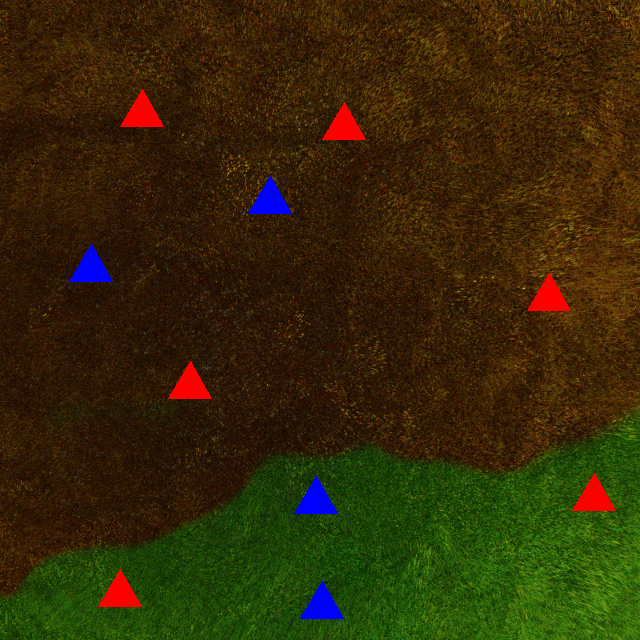
#> input picture 1.png, 640 x 640 px
$ python Main.py
#> lines starting #> are read from the running program, lines starting #| are printed output that depends on the picture; after the words box and inside, x2 and y2 are one past the last pixel; in counts of white or black regions, pixels touching at a corner belong together
import cv2
import numpy as np
from matplotlib import pyplot as plt


# Load and process each input image
input_images = ["1.png","2.png","3.png","4.png","5.png","6.png","7.png","8.png","10.png","11.png"]  # List of input image filenames 'Pixelated Image.png'


output_images = []
house_counts = []
house_priorities = []
rescue_ratios = []
image_names = []
output_images_names = []


blue_priority = 2
red_priority = 1


def Detected_Big_Shapes(image):
    gray_image = image#cv2.cvtColor(image, cv2.COLOR_BGR2GRAY)

    xz = 0
    # Apply Gaussian blur to reduce noise and improve edge detection
    blurred_image = cv2.GaussianBlur(gray_image, (7, 7), 1)
    # Perform Canny edge detection
    edges = cv2.Canny(blurred_image, threshold1=150, threshold2=150)

    # Find contours in the edge-detected image
    contours, _ = cv2.findContours(edges.copy(), cv2.RETR_EXTERNAL, cv2.CHAIN_APPROX_SIMPLE)

    # Loop over each contour to detect and draw big shapes
    for contour in contours:
         area = cv2.contourArea(contour)
         if area > 50:
            approx = cv2.approxPolyDP(contour, 0.01 * cv2.arcLength(contour, True), True)
            num_sides = len(approx)
            xz = xz + 1
            if num_sides == 3:
                # Check if the triangle is black
                #if cv2.mean(blurred_image, mask=contour)[0] < 10:
                xz = xz + 1
    # Display the detected big shapes
    cv2.destroyAllWindows()
    return xz


for image_filename in input_images:
    print(f"Loading image: {image_filename}")
    src = cv2.imread(image_filename)
#> src is the input picture: shape (640, 640, 3); mean B, G, R 7.3, 41.1, 52.4
    image = cv2.cvtColor(src, cv2.COLOR_BGR2HSV )
#> image: shape (640, 640, 3); mean H, S, V 23.5, 233.2, 64.1
    #image = cv2.GaussianBlur(x, (5, 5), 0)
    if image is None:
        print(f"Error loading image: {image_filename}")
        continue

    # Define color ranges for burnt and green grass
    lower_green = np.array([32, 0, 0])
    upper_green = np.array([90, 255, 225])
    lower_burnt = np.array([4, 0, 0])
    upper_burnt = np.array([32, 255, 255])
    lower_blue = np.array([120,0,0])
    upper_blue = np.array([120,255,255])
    lower_red = np.array([0,0,0])
    upper_red = np.array([0,255,255])

    # Create masks for burnt and green grass
    burnt_mask = cv2.inRange(image, lower_burnt, upper_burnt)
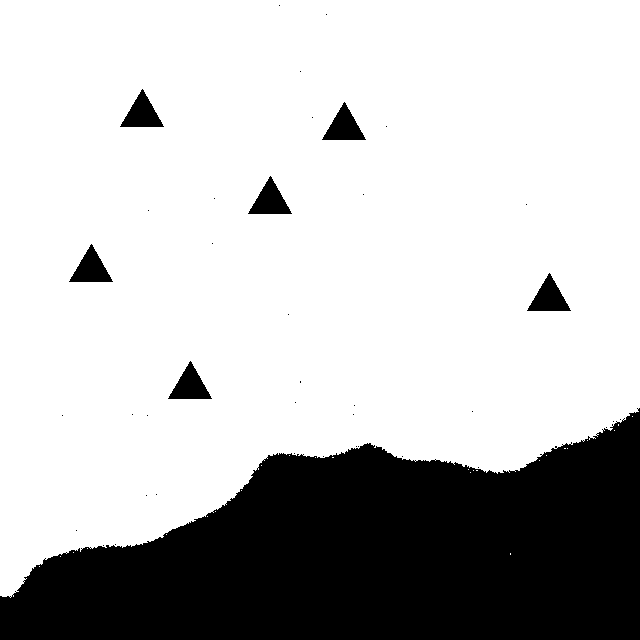
#> burnt_mask: shape (640, 640); 75% white; 40 black regions (33 under 20 px), largest, box (x1, y1, x2, y2) and area: (0, 408, 640, 640) 97376, (120, 89, 164, 127) 855, (322, 102, 366, 140) 855
    green_mask = cv2.inRange(image, lower_green, upper_green)
#> green_mask: shape (640, 640); 23% white; 24 white regions (23 under 20 px), largest, box (x1, y1, x2, y2) and area: (0, 407, 640, 640) 94122
    blue_mask = cv2.inRange(image, lower_blue, upper_blue)
#> blue_mask: shape (640, 640); 0.83% white; 4 white regions, box (x1, y1, x2, y2) and area: (248, 176, 292, 214) 855, (69, 244, 113, 282) 855, (294, 476, 338, 514) 855, (300, 581, 344, 619) 855
    red_mask = cv2.inRange(image, lower_red, upper_red)
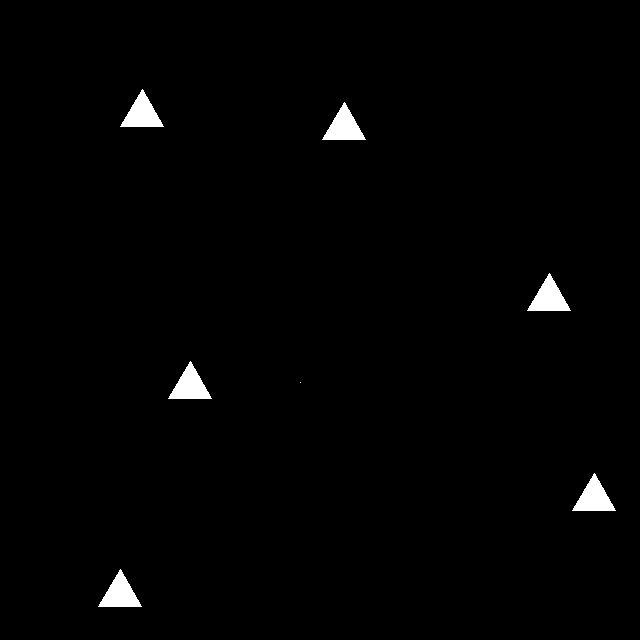
#> red_mask: shape (640, 640); 1.3% white; 7 white regions (1 under 20 px), largest, box (x1, y1, x2, y2) and area: (120, 89, 164, 127) 855, (322, 102, 366, 140) 855, (527, 273, 571, 311) 855, (168, 361, 212, 399) 855, (572, 473, 616, 511) 855, (98, 569, 142, 607) 855
    combined_bb_mask = cv2.bitwise_or(burnt_mask, blue_mask)
#> combined_bb_mask: shape (640, 640); 75.8% white; 38 black regions (33 under 20 px), largest, box (x1, y1, x2, y2) and area: (0, 408, 640, 640) 95666, (120, 89, 164, 127) 855, (322, 102, 366, 140) 855, (527, 273, 571, 311) 855, (168, 361, 212, 399) 855
    combined_br_mask = cv2.bitwise_or(burnt_mask, red_mask)
#> combined_br_mask: shape (640, 640); 76.2% white; 36 black regions (33 under 20 px), largest, box (x1, y1, x2, y2) and area: (0, 408, 640, 640) 95666, (248, 176, 292, 214) 855, (69, 244, 113, 282) 855
    combined_gb_mask = cv2.bitwise_or(green_mask, blue_mask)
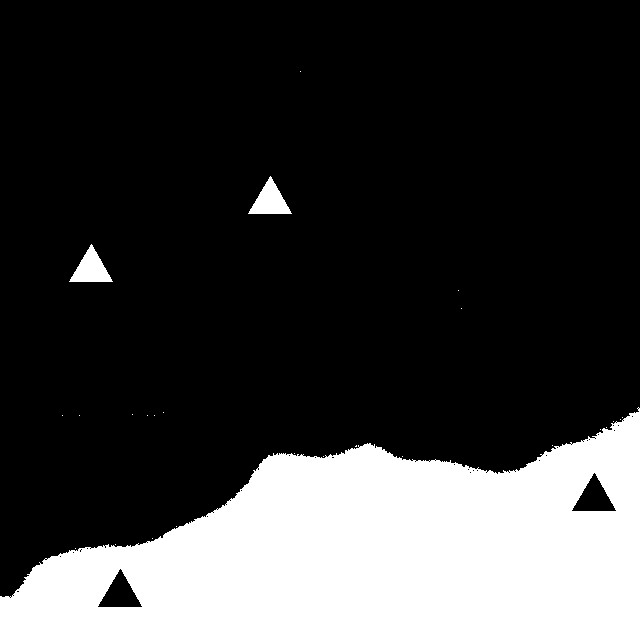
#> combined_gb_mask: shape (640, 640); 23.8% white; 26 white regions (23 under 20 px), largest, box (x1, y1, x2, y2) and area: (0, 407, 640, 640) 95832, (248, 176, 292, 214) 855, (69, 244, 113, 282) 855
    combined_gr_mask = cv2.bitwise_or(green_mask, red_mask)
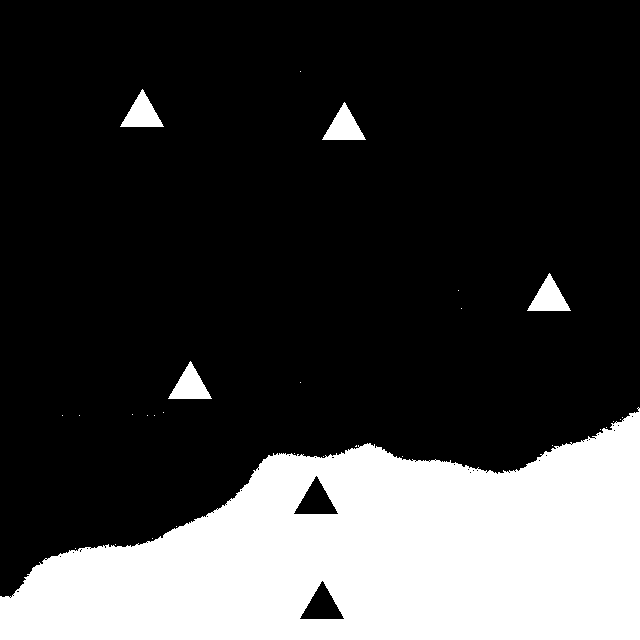
#> combined_gr_mask: shape (640, 640); 24.2% white; 29 white regions (24 under 20 px), largest, box (x1, y1, x2, y2) and area: (0, 407, 640, 640) 95832, (120, 89, 164, 127) 855, (322, 102, 366, 140) 855, (527, 273, 571, 311) 855, (168, 361, 212, 399) 855
    burnt_houses = Detected_Big_Shapes(burnt_mask)
#> in Detected_Big_Shapes, `edges = cv2.Canny(blurred_image, threshold1=150, threshold2=150)`: edges: shape (640, 640); 0.48% white in thin lines or dots
#> in Detected_Big_Shapes, `contours, _ = cv2.findContours(edges.copy(), cv2.RETR_EXTERNAL, cv2.CH..`: contours = 118 contours, 108 with area under 20; largest, box (x1, y1, x2, y2) and area: (168, 361, 212, 399) 852, (527, 273, 571, 311) 852, (69, 244, 113, 282) 852, (248, 176, 292, 214) 852, (322, 102, 366, 140) 852
#> the loop in Detected_Big_Shapes, `for contour in contours:` made 118 passes
#> (area, approx, num_sides) on passes 69, 74, 77, 96, 105, 106: (852.5, [[189, 361], [168, 398], [211, 398], [192, 362]], 4), (852.5, [[548, 273], [527, 310], [570, 310], [551, 274]], 4), (852.5, [[90, 244], [69, 281], [112, 281], [93, 245]], 4), (852.5, [[269, 176], [248, 213], [291, 213], [272, 177]], 4), (852.5, [[343, 102], [322, 139], [365, 139], [346, 103]], 4), (852.5, [[141, 89], [120, 126], [163, 126], [144, 90]], 4)
#> (area, num_sides) on passes 30 to 31: (76.5, 10), (50.5, 8)
#> after the loop in Detected_Big_Shapes, `for contour in contours:`: xz = 8
#> burnt_houses = 8
    green_houses = Detected_Big_Shapes(green_mask)
#> in Detected_Big_Shapes (call 2), `edges = cv2.Canny(blurred_image, threshold1=150, threshold2=150)`: edges: shape (640, 640); 0.38% white in thin lines or dots, all inside (x1, y1, x2, y2) = (0, 70, 640, 619)
#> in Detected_Big_Shapes (call 2), `contours, _ = cv2.findContours(edges.copy(), cv2.RETR_EXTERNAL, cv2.CH..`: contours = 68 contours, 60 with area under 20; largest, box (x1, y1, x2, y2) and area: (300, 581, 344, 619) 852, (98, 569, 142, 607) 852, (294, 476, 338, 514) 852, (572, 473, 616, 511) 852, (0, 454, 273, 598) 98, (451, 448, 556, 473) 24, (554, 407, 640, 447) 22, (274, 443, 450, 462) 20
#> the loop in Detected_Big_Shapes (call 2), `for contour in contours:` made 68 passes
#> (area, approx, num_sides) on passes 2, 3, 9, 10: (852.5, [[321, 581], [300, 618], [343, 618], [324, 582]], 4), (852.5, [[119, 569], [98, 606], [141, 606], [122, 570]], 4), (852.5, [[315, 476], [294, 513], [337, 513], [318, 477]], 4), (852.5, [[593, 473], [572, 510], [615, 510], [596, 474]], 4)
#> (area, num_sides) on pass 20: (98.5, 10)
#> green_houses = 5
    red_houses = Detected_Big_Shapes(red_mask)
#> in Detected_Big_Shapes (call 3), `edges = cv2.Canny(blurred_image, threshold1=150, threshold2=150)`: edges: shape (640, 640); 0.23% white in thin lines or dots, all inside (x1, y1, x2, y2) = (98, 89, 616, 607)
#> in Detected_Big_Shapes (call 3), `contours, _ = cv2.findContours(edges.copy(), cv2.RETR_EXTERNAL, cv2.CH..`: contours = 10 contours, 4 with area under 20; largest, box (x1, y1, x2, y2) and area: (98, 569, 142, 607) 852, (572, 473, 616, 511) 852, (168, 361, 212, 399) 852, (527, 273, 571, 311) 852, (322, 102, 366, 140) 852, (120, 89, 164, 127) 852
#> red_houses = 6
    blue_houses = Detected_Big_Shapes(blue_mask)
#> in Detected_Big_Shapes (call 4), `edges = cv2.Canny(blurred_image, threshold1=150, threshold2=150)`: edges: shape (640, 640); 0.15% white in thin lines or dots, all inside (x1, y1, x2, y2) = (69, 176, 344, 619)
#> in Detected_Big_Shapes (call 4), `contours, _ = cv2.findContours(edges.copy(), cv2.RETR_EXTERNAL, cv2.CH..`: contours = 4 contours; box (x1, y1, x2, y2) and area: (300, 581, 344, 619) 852, (294, 476, 338, 514) 852, (69, 244, 113, 282) 852, (248, 176, 292, 214) 852
#> blue_houses = 4

    #combined_mask = cv2.bitwise_or(mask1, cv2.bitwise_or(mask2, mask3))

    # Overlay colors on burnt and green grass areas
    output_image = image.copy()
    output_image[burnt_mask > 0] = [0, 0, 0]  # brown for burnt grass
#> output_image: shape (640, 640, 3); mean H, S, V 11.9, 58.9, 23.3
    output_image[green_mask > 0] = [255, 255, 0]  # Green for green grass
#> output_image: shape (640, 640, 3); mean H, S, V 59.6, 63.9, 5.3
    output_image[blue_mask > 0] = [255, 0, 0]  # Green for green grass
#> output_image: shape (640, 640, 3); mean H, S, V 60.7, 61.8, 3.2
    output_image[red_mask > 0] = [0, 0, 255]  # Green for green grass
#> output_image: shape (640, 640, 3); mean H, S, V 60.7, 58.6, 3.2

    output_images.append(output_image)

    # Count houses and calculate priorities


    total_houses = red_houses + blue_houses
#> total_houses = 10

    blue_burnt_houses = total_houses - Detected_Big_Shapes(combined_bb_mask)
#> in Detected_Big_Shapes (call 5), `edges = cv2.Canny(blurred_image, threshold1=150, threshold2=150)`: edges: shape (640, 640); 0.48% white in thin lines or dots
#> in Detected_Big_Shapes (call 5), `contours, _ = cv2.findContours(edges.copy(), cv2.RETR_EXTERNAL, cv2.CH..`: contours = 118 contours, 108 with area under 20; largest, box (x1, y1, x2, y2) and area: (300, 581, 344, 619) 852, (294, 476, 338, 514) 852, (168, 361, 212, 399) 852, (527, 273, 571, 311) 852, (322, 102, 366, 140) 852
#> blue_burnt_houses = 2
    blue_green_houses = total_houses - Detected_Big_Shapes(combined_gb_mask)
#> in Detected_Big_Shapes (call 6), `edges = cv2.Canny(blurred_image, threshold1=150, threshold2=150)`:
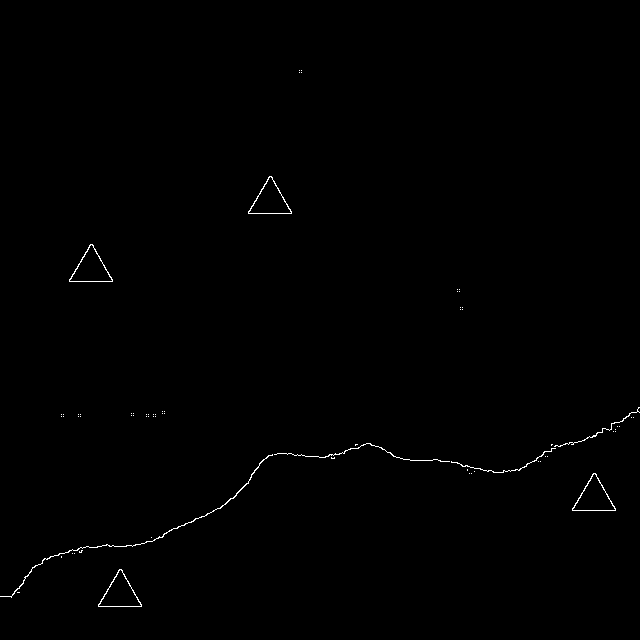
#> edges: shape (640, 640); 0.38% white in thin lines or dots, all inside (x1, y1, x2, y2) = (0, 70, 640, 607)
#> in Detected_Big_Shapes (call 6), `contours, _ = cv2.findContours(edges.copy(), cv2.RETR_EXTERNAL, cv2.CH..`: contours = 68 contours, 60 with area under 20; largest, box (x1, y1, x2, y2) and area: (98, 569, 142, 607) 852, (572, 473, 616, 511) 852, (69, 244, 113, 282) 852, (248, 176, 292, 214) 852, (0, 454, 273, 598) 98, (451, 448, 556, 473) 24, (554, 407, 640, 447) 22, (274, 443, 450, 462) 20
#> the loop in Detected_Big_Shapes (call 6), `for contour in contours:` made 68 passes
#> after the loop in Detected_Big_Shapes (call 6), `for contour in contours:`: xz = 5
#> blue_green_houses = 5
    red_burnt_houses = total_houses - Detected_Big_Shapes(combined_br_mask)
#> in Detected_Big_Shapes (call 7), `edges = cv2.Canny(blurred_image, threshold1=150, threshold2=150)`:
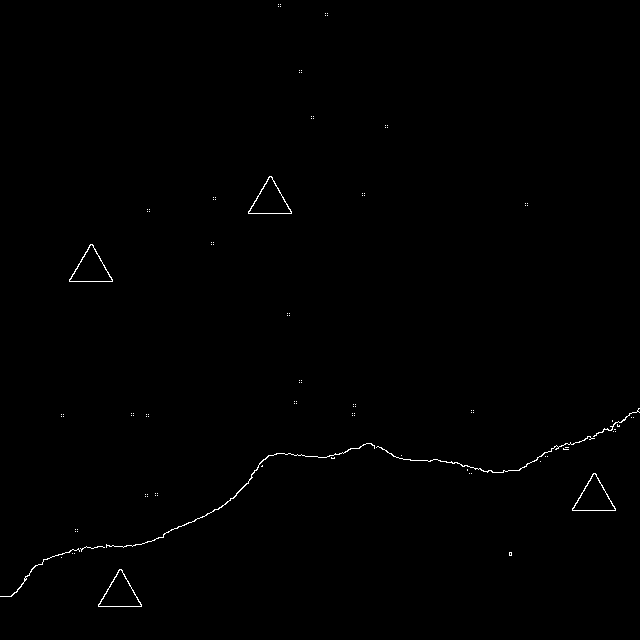
#> edges: shape (640, 640); 0.4% white in thin lines or dots
#> in Detected_Big_Shapes (call 7), `contours, _ = cv2.findContours(edges.copy(), cv2.RETR_EXTERNAL, cv2.CH..`: contours = 119 contours, 111 with area under 20; largest, box (x1, y1, x2, y2) and area: (98, 569, 142, 607) 852, (572, 473, 616, 511) 852, (69, 244, 113, 282) 852, (248, 176, 292, 214) 852, (106, 443, 375, 548) 76, (376, 436, 595, 473) 50, (0, 548, 80, 597) 30, (593, 408, 640, 437) 22
#> the loop in Detected_Big_Shapes (call 7), `for contour in contours:` made 119 passes
#> after the loop in Detected_Big_Shapes (call 7), `for contour in contours:`: xz = 6
#> red_burnt_houses = 4
    red_green_houses = total_houses - Detected_Big_Shapes(combined_gr_mask)
#> in Detected_Big_Shapes (call 8), `edges = cv2.Canny(blurred_image, threshold1=150, threshold2=150)`:
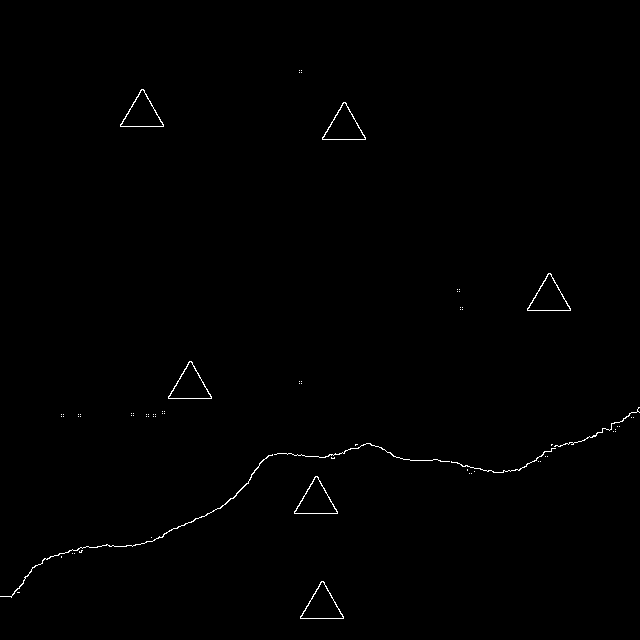
#> edges: shape (640, 640); 0.45% white in thin lines or dots, all inside (x1, y1, x2, y2) = (0, 70, 640, 619)
#> in Detected_Big_Shapes (call 8), `contours, _ = cv2.findContours(edges.copy(), cv2.RETR_EXTERNAL, cv2.CH..`: contours = 74 contours, 64 with area under 20; largest, box (x1, y1, x2, y2) and area: (300, 581, 344, 619) 852, (294, 476, 338, 514) 852, (168, 361, 212, 399) 852, (527, 273, 571, 311) 852, (322, 102, 366, 140) 852
#> the loop in Detected_Big_Shapes (call 8), `for contour in contours:` made 74 passes
#> after the loop in Detected_Big_Shapes (call 8), `for contour in contours:`: xz = 7
#> red_green_houses = 3


    burnt_priority = blue_priority * blue_burnt_houses + red_priority * red_burnt_houses
#> burnt_priority = 8
    green_priority = blue_priority * blue_green_houses + red_priority * red_green_houses
#> green_priority = 13

    house_counts.append([burnt_houses, green_houses])
    house_priorities.append([burnt_priority, green_priority])

    rescue_ratio = burnt_priority / green_priority
#> rescue_ratio = 0.615
    rescue_ratios.append([rescue_ratio])

    image_names.append(image_filename)
#> pass 2 of the loop `for image_filename in input_images:`:
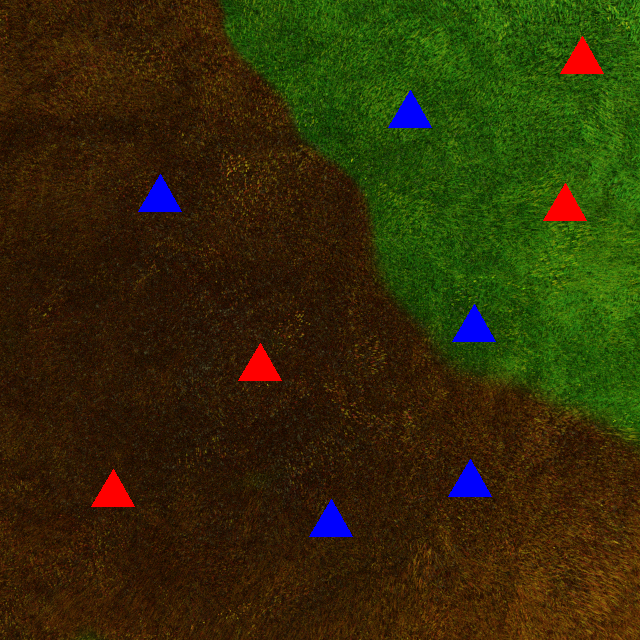
#> input picture 2.png, 640 x 640 px
#> src is the input picture: shape (640, 640, 3); mean B, G, R 8.1, 44.6, 49.8
#> image: shape (640, 640, 3); mean H, S, V 25.3, 232.9, 65.5
#> `burnt_mask = cv2.inRange(image, lower_burnt, upper_burnt)`:
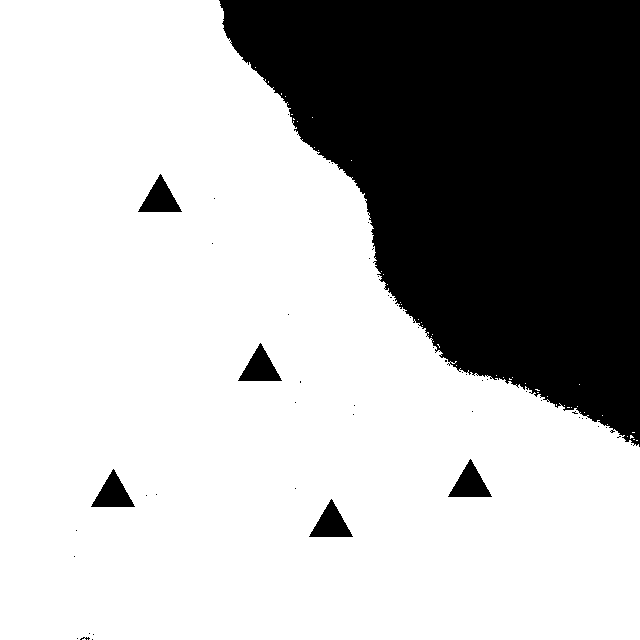
#> burnt_mask: shape (640, 640); 69.9% white; 54 black regions (48 under 20 px), largest, box (x1, y1, x2, y2) and area: (219, 0, 640, 447) 118839, (138, 174, 182, 212) 855, (238, 343, 282, 381) 855, (448, 459, 492, 497) 855, (91, 469, 135, 507) 855, (309, 499, 353, 537) 855
#> green_mask: shape (640, 640); 28.2% white; 36 white regions (35 under 20 px), largest, box (x1, y1, x2, y2) and area: (219, 0, 640, 447) 115657
#> blue_mask: shape (640, 640); 1% white; 5 white regions, box (x1, y1, x2, y2) and area: (388, 90, 432, 128) 855, (138, 174, 182, 212) 855, (452, 304, 496, 342) 855, (448, 459, 492, 497) 855, (309, 499, 353, 537) 855
#> red_mask: shape (640, 640); 0.84% white; 5 white regions (1 under 20 px), largest, box (x1, y1, x2, y2) and area: (560, 36, 604, 74) 855, (543, 183, 587, 221) 855, (238, 343, 282, 381) 855, (91, 469, 135, 507) 855
#> combined_bb_mask: shape (640, 640); 71% white; 51 black regions (48 under 20 px), largest, box (x1, y1, x2, y2) and area: (219, 0, 640, 447) 117129, (238, 343, 282, 381) 855, (91, 469, 135, 507) 855
#> combined_br_mask: shape (640, 640); 70.8% white; 52 black regions (48 under 20 px), largest, box (x1, y1, x2, y2) and area: (219, 0, 640, 447) 117129, (138, 174, 182, 212) 855, (448, 459, 492, 497) 855, (309, 499, 353, 537) 855
#> combined_gr_mask: shape (640, 640); 29.1% white; 39 white regions (36 under 20 px), largest, box (x1, y1, x2, y2) and area: (219, 0, 640, 447) 117367, (238, 343, 282, 381) 855, (91, 469, 135, 507) 855
#> edges: shape (640, 640); 0.49% white in thin lines or dots, all inside (x1, y1, x2, y2) = (73, 0, 640, 640)
#> contours = 153 contours, 143 with area under 20; largest, box (x1, y1, x2, y2) and area: (309, 499, 353, 537) 852, (91, 469, 135, 507) 852, (448, 459, 492, 497) 852, (238, 343, 282, 381) 852, (138, 174, 182, 212) 852
#> burnt_houses = 7
#> edges: shape (640, 640); 0.44% white in thin lines or dots, all inside (x1, y1, x2, y2) = (76, 0, 640, 640)
#> contours = 83 contours, 76 with area under 20; largest, box (x1, y1, x2, y2) and area: (452, 304, 496, 342) 852, (543, 183, 587, 221) 852, (388, 90, 432, 128) 852, (560, 36, 604, 74) 852, (219, 0, 448, 363) 173, (599, 421, 640, 447) 62, (549, 400, 598, 422) 53
#> edges: shape (640, 640); 0.15% white in thin lines or dots, all inside (x1, y1, x2, y2) = (91, 36, 604, 507)
#> in Detected_Big_Shapes (call 12), `edges = cv2.Canny(blurred_image, threshold1=150, threshold2=150)`:
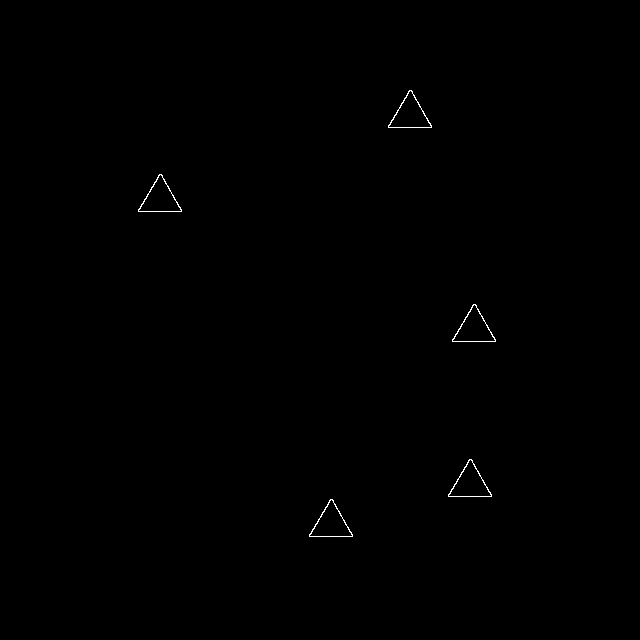
#> edges: shape (640, 640); 0.19% white in thin lines or dots, all inside (x1, y1, x2, y2) = (138, 90, 496, 537)
#> the loop in Detected_Big_Shapes (call 12), `for contour in contours:` made 5 passes
#> (the run stopped early here; a loop or call above may not have finished)
